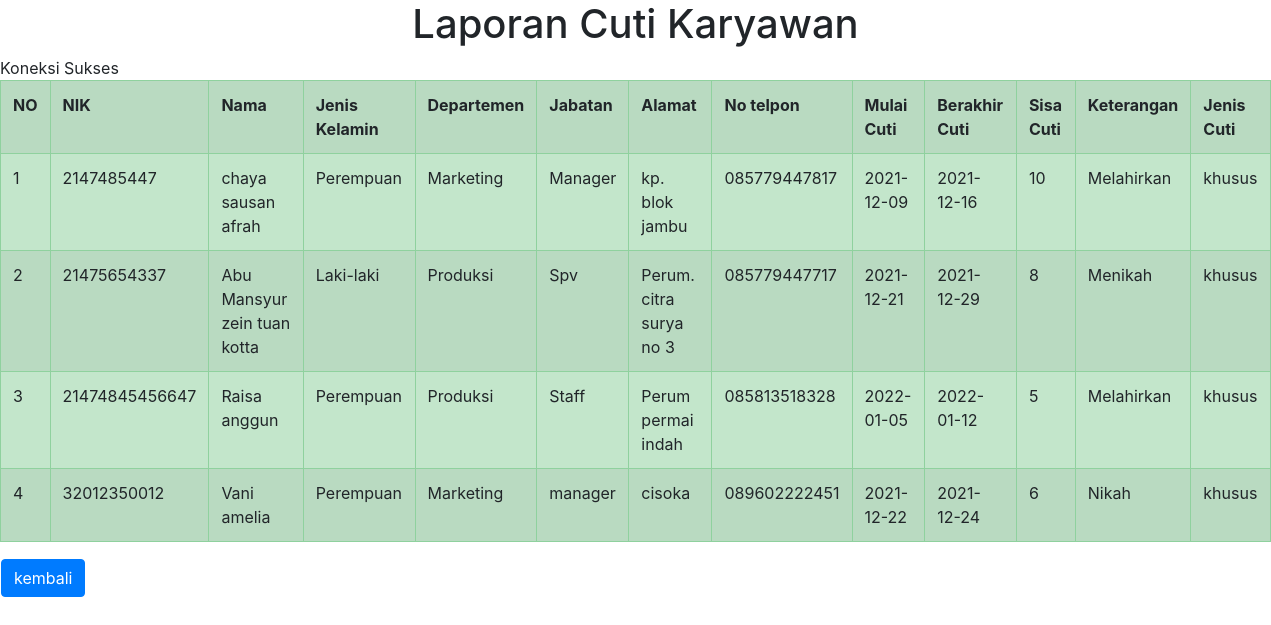
Page /view_cuti.php on the committed database.
### tables this page shows
CREATE TABLE `cuti_karyawan` (
  `id_karyawan` int(11) NOT NULL,
  `nik` varchar(20) NOT NULL,
  `nama_karyawan` varchar(100) NOT NULL,
  `jenis_kelamin` varchar(10) NOT NULL,
  `departemen` varchar(30) NOT NULL,
  `jabatan` varchar(30) NOT NULL,
  `Alamat` varchar(50) NOT NULL,
  `no_telpn` varchar(20) NOT NULL,
  `mulai_cuti` date NOT NULL,
  `berakhir_cuti` date NOT NULL,
  `sisa_cuti` int(20) NOT NULL,
  `keterangan` varchar(50) NOT NULL,
  `jenis_cuti` varchar(50) NOT NULL
);

### view_cuti.php (the view, shortened to what this page needs)
<!doctype html>
<html lang="en">
  <head>
    <link rel="stylesheet" href="https://cdn.jsdelivr.net/npm/bootstrap@4.5.3/dist/css/bootstrap.min.css">
  </head>
  <body>
    <h1><center>Laporan Cuti Karyawan</center></h1>
  </body>
<?php
include "koneksi.php";
?>
<table class="table table-bordered table-success table-striped">
<tr>
      <td><strong> NO </strong></td>
      <td><strong> NIK </strong></td>
      <td><strong> Nama </strong></td>
      <td><strong> Jenis Kelamin </strong></td>
      <td><strong> Departemen </strong></td>
      <td><strong> Jabatan </strong></td>
      <td><strong> Alamat </strong></td>
      <td><strong> No telpon </strong></td>
      <td><strong> Mulai Cuti</strong></td>
	<td><strong> Berakhir Cuti </strong></td>
      <td><strong> Sisa Cuti </strong></td>
	<td><strong> Keterangan </strong></td>
      <td><strong> Jenis Cuti </strong></td>
    </tr>
    <?php
    $no=1;
        $query=mysqli_query($koneksi,"select * from cuti_karyawan");
        while ($tampil=mysqli_fetch_array($query)){?>
    <tr>
      <td><?php echo $no++;?></td>
	<td><?php echo $tampil['nik'];?></td>
      <td><?php echo $tampil['nama_karyawan'];?></td>
      <td><?php echo $tampil['jenis_kelamin'];?></td>
	<td><?php echo $tampil['departemen'];?></td>
	<td><?php echo $tampil['jabatan'];?></td>
      <td><?php echo $tampil['Alamat'];?></td>
      <td><?php echo $tampil['no_telpn'];?></td>
      <td><?php echo $tampil['mulai_cuti'];?></td>
	<td><?php echo $tampil['berakhir_cuti'];?></td>
      <td><?php echo $tampil['sisa_cuti'];?></td>
      <td><?php echo $tampil['keterangan'];?></td>
      <td><?php echo $tampil['jenis_cuti'];?></td>
    </tr>
        <?php } ?>
</table>
<table class="d-grid gap-2">
	<tr>
	<td><a class="btn btn-primary" href="input_cuti.php" type="button" onclick="return confirm('yakin kembali?')">kembali</a>
	</tr>
</table>
</html>

### rows in the picture
cuti_karyawan: nik "2147485447", nama_karyawan "chaya sausan afrah", jenis_kelamin "Perempuan", departemen "Marketing", jabatan "Manager", Alamat "kp. blok jambu", no_telpn "085779447817", mulai_cuti "2021-12-09", berakhir_cuti "2021-12-16", sisa_cuti "10", keterangan "Melahirkan", jenis_cuti "khusus"
cuti_karyawan: nik "21475654337", nama_karyawan "Abu Mansyur zein tuan kotta", jenis_kelamin "Laki-laki", departemen "Produksi", jabatan "Spv", Alamat "Perum. citra surya no 3", no_telpn "085779447717", mulai_cuti "2021-12-21", berakhir_cuti "2021-12-29", sisa_cuti "8", keterangan "Menikah", jenis_cuti "khusus"
cuti_karyawan: nik "21474845456647", nama_karyawan "Raisa anggun", jenis_kelamin "Perempuan", departemen "Produksi", jabatan "Staff", Alamat "Perum permai indah", no_telpn "085813518328", mulai_cuti "2022-01-05", berakhir_cuti "2022-01-12", sisa_cuti "5", keterangan "Melahirkan", jenis_cuti "khusus"
cuti_karyawan: nik "32012350012", nama_karyawan "Vani amelia", jenis_kelamin "Perempuan", departemen "Marketing", jabatan "manager", Alamat "cisoka", no_telpn "089602222451", mulai_cuti "2021-12-22", berakhir_cuti "2021-12-24", sisa_cuti "6", keterangan "Nikah", jenis_cuti "khusus"
